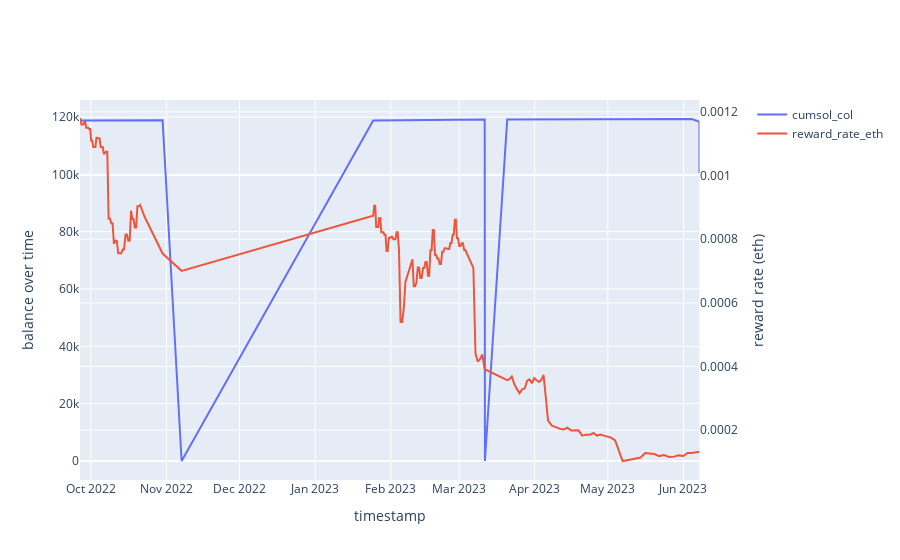

The notebook cell saved with this chart:
### Code cell
# locating id of unique largets whale 
largest_whale = transfer_df[transfer_df['user'] == '0x43DfFbF34C06EAf9Cd1F9B4c6848b0F1891434b3']

# merging stETH ETH df onto largest whale df so we can access the reward rate and cumsol col in the same dataframe
reward_time_largest_whale = stETH_ETH_incentive_rewards_df.loc[stETH_ETH_incentive_rewards_df.index.isin(largest_whale['timestamp'].dt.normalize())]
reward_time_largest_whale = reward_time_largest_whale.sort_index()
merged_largest_whale = pd.merge_asof(largest_whale, reward_time_largest_whale['reward_rate_eth'], left_index=True, right_index=True)

# the actual graph of whale balance over time vs. reward rate 
import plotly.graph_objects as go 
from plotly.subplots import make_subplots

fig = make_subplots(specs=[[{"secondary_y": True}]])
fig.add_trace(
    go.Scatter(x=merged_largest_whale.index, y=merged_largest_whale['cumsol_col'], name='cumsol_col'),
    secondary_y=False,
)

fig.add_trace(
    go.Scatter(x=merged_largest_whale.index, y=merged_largest_whale['reward_rate_eth'], name='reward_rate_eth'),
    secondary_y=True, 
)

fig.update_xaxes(title_text='timestamp')
fig.update_yaxes(title_text='balance over time', secondary_y=False)
fig.update_yaxes(title_text='reward rate (eth)', secondary_y=True)
fig.show()

### Figure 1 — Plotly figure (JSON) as saved in the notebook; plotly's stock layout.template omitted (floating-point values rounded to 4 significant figures; data arrays with more than 128 entries replaced by an {"elided": "..."} marker saying what was removed)
{"data": [{"name": "cumsol_col", "type": "scatter", "x": {"elided": "199 str values"}, "xaxis": "x", "y": {"elided": "199 float values"}, "yaxis": "y"}, {"name": "reward_rate_eth", "type": "scatter", "x": {"elided": "199 str values"}, "xaxis": "x", "y": {"elided": "199 float values"}, "yaxis": "y2"}], "layout": {"xaxis": {"anchor": "y", "domain": [0, 0.94], "title": {"text": "timestamp"}}, "yaxis": {"anchor": "x", "domain": [0, 1], "title": {"text": "balance over time"}}, "yaxis2": {"anchor": "x", "overlaying": "y", "side": "right", "title": {"text": "reward rate (eth)"}}}}
